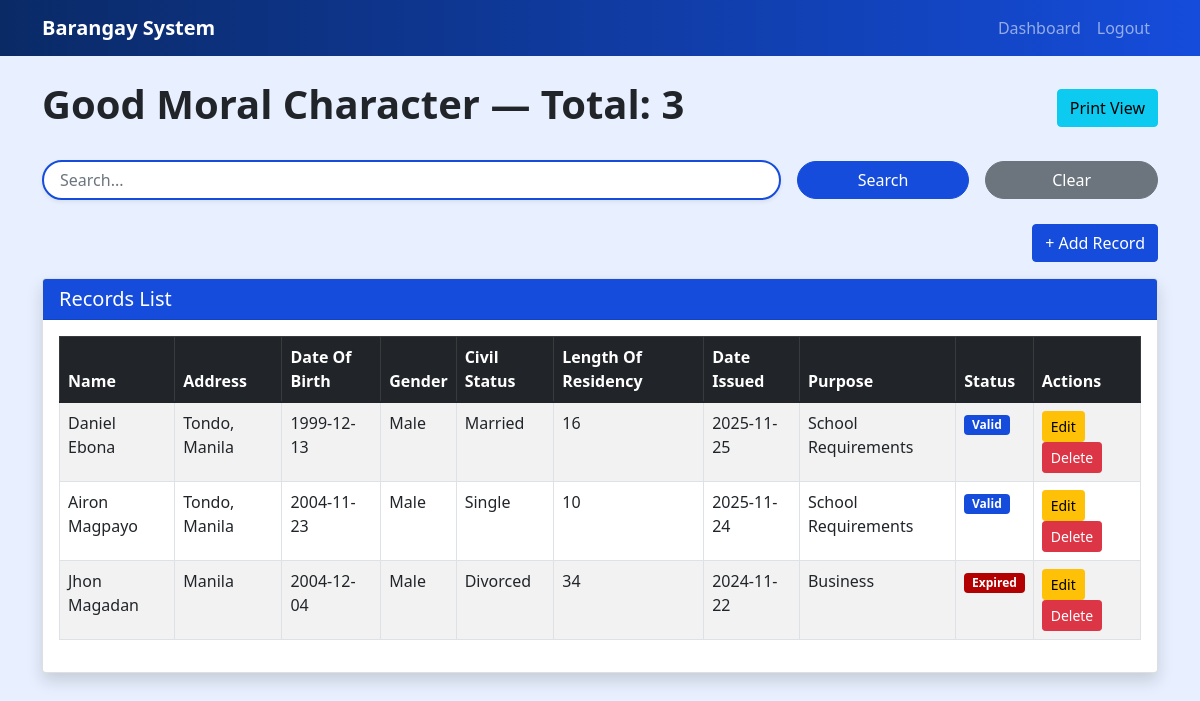
The app's page /goodmoral with its own data.
### models.py (models this page shows)
class GoodMoral(db.Model):
    id = db.Column(db.Integer, primary_key=True)
    name = db.Column(db.String(200), nullable=False)
    address = db.Column(db.String(300))
    date_of_birth = db.Column(db.Date)
    gender = db.Column(db.String(20))
    civil_status = db.Column(db.String(50))
    length_of_residency = db.Column(db.Integer)
    purpose = db.Column(db.String(300))
    status = db.Column(db.String(50))
    date_issued = db.Column(db.Date)

### app.py (the view, shortened to what this page needs)
        def view_func():
            q = request.args.get("q", "").strip()
            month = request.args.get("month", "")
            year = request.args.get("year", "")
            qry = Model.query
            if q:
                like = f"%{q}%"
                text_cols = [getattr(Model, c.name) for c in Model.__table__.columns if hasattr(c.type,"length") or c.type.__class__.__name__.lower() in ("text","varchar","string")]
                if text_cols:
                    qry = qry.filter(or_(*[col.ilike(like) for col in text_cols]))
            if month and year and "date_issued" in Model.__table__.columns.keys():
                qry = qry.filter(
                    db.func.strftime("%m", Model.date_issued) == f"{int(month):02d}",
                    db.func.strftime("%Y", Model.date_issued) == year
                )
            records_orm = qry.order_by(Model.id.desc()).all()
            today = datetime.utcnow().date()
            for r in records_orm:
                if hasattr(r,"date_issued") and r.date_issued:
                    months = 12 if "business" in (getattr(r,"purpose","") or "").lower() else 6
                    expiry = r.date_issued + timedelta(days=30*months)
                    if hasattr(r,"status"):
                        r.status = "Expired" if today>expiry else "Valid"
            records = [row_to_dict(r, Model) for r in records_orm]
            headers = model_headers(Model)
            fields = make_fields_from_model(Model)
            return render_template(template, title=title, records=records, q=q, month=month, year=year, route_name=prefix, headers=headers, fields=fields)

### app.py (called while the page is built)
def column_is_date(col):
    return "DATE" in str(col.type).upper() or col.type.__class__.__name__.lower().startswith("date")

def column_is_numeric(col):
    return col.type.__class__.__name__.lower() in ("integer", "bigint", "smallint", "numeric", "float", "decimal")

def model_columns(Model):
    return [c for c in Model.__table__.columns]

def model_headers(Model):
    return [c.name for c in model_columns(Model)]

def row_to_dict(row, Model):
    out = {}
    for c in model_columns(Model):
        val = getattr(row, c.name)
        if isinstance(val, datetime):
            out[c.name] = val.date().isoformat()
        elif hasattr(val, "isoformat") and column_is_date(c) and val is not None:
            try:
                out[c.name] = val.isoformat()
            except:
                out[c.name] = str(val)
        else:
            out[c.name] = val
    return out

### templates/good_moral.html (shortened to what this page needs)
{% extends 'record_template.html' %}

### templates/record_template.html (shortened to what this page needs)
<!DOCTYPE html>
<html lang="en">
<head>
    <link href="https://cdn.jsdelivr.net/npm/bootstrap@5.1.3/dist/css/bootstrap.min.css" rel="stylesheet">
</head>
<body>
<nav class="navbar navbar-expand-lg navbar-dark">
    <div class="container">
        <a class="navbar-brand fw-bold" href="{{ url_for('index') }}">Barangay System</a>
        <div class="navbar-nav ms-auto">
            <a class="nav-link" href="{{ url_for('index') }}">Dashboard</a>
            <a class="nav-link" href="{{ url_for('auth.logout') }}">Logout</a>
        </div>
    </div>
</nav>
<div class="container mt-4">
    <div class="d-flex justify-content-between align-items-center mb-4">
        <h1 class="fw-bold text-center text-dark">{{ title }} — Total: {{ records|length }}</h1>
        <div>
            <a href="{{ url_for('print_view', rtype=route_name) }}" class="btn btn-info">Print View</a>
        </div>
    </div>
    <div class="mb-4">
    <form method="GET">
        <div class="row g-3 align-items-center">
            <div class="col-md-8">
                <input type="text" name="q" value="{{ q }}" class="form-control rounded-pill shadow-sm px-3"
                       style="border: 2px solid #154cdb;" placeholder="Search...">
            </div>
            <div class="col-md-2">
                <button class="btn btn-primary w-100 rounded-pill">Search</button>
            </div>
            <div class="col-md-2">
                <a href="{{ url_for('view_' + route_name) }}" class="btn btn-secondary w-100 rounded-pill">Clear</a>
            </div>
        </div>
    </form>
</div>
<div class="text-end mb-3">
        <button class="btn btn-primary" id="toggleAddForm">+ Add Record</button>
    </div>
    <div class="card shadow">
        <div class="card-header"><h5 class="mb-0">Records List</h5></div>
        <div class="card-body">
            {% if records %}
            <div class="table-responsive">
                <table class="table table-bordered table-striped">
                    <thead class="table-dark">
                    <tr>
                        {% for f in fields %}
                            <th>{{ f.name.replace('_',' ')|title }}</th>
                        {% endfor %}
                        {% if 'status' in headers %}
                            <th>Status</th>
                        {% endif %}
                        <th>Actions</th>
                    </tr>
                    </thead>
                    <tbody>
                    {% for r in records %}
                        <tr>
                            {% for f in fields %}
                                <td>{{ r[f.name] }}</td>
                            {% endfor %}
                            {% if 'status' in headers %}
                                <td>
                                    {% if r.status %}
                                        <span class="badge bg-{{ 'danger' if r.status=='Expired' else 'success' }}">{{ r.status }}</span>
                                    {% else %} — {% endif %}
                                </td>
                            {% endif %}
                            <td>
                                <a href="{{ url_for('edit_record', rtype=route_name, id=r['id']) }}"
                                   class="btn btn-sm btn-warning">Edit</a>
                                <form action="{{ url_for('delete_record', rtype=route_name, id=r['id']) }}"
                                      method="POST" style="display:inline;">
                                    <button class="btn btn-sm btn-danger" onclick="return confirm('Delete record?')">Delete</button>
                                </form>
                            </td>
                        </tr>
                    {% endfor %}
                    </tbody>
                </table>
            </div>
            {% else %}
                <div class="alert alert-info">No records found.</div>
            {% endif %}
        </div>
    </div>
</div>
</body>
</html>

### templates/record_template.html (style rules this page uses)
body { background-color: #e8f0ff; }
.navbar { background: linear-gradient(90deg, #0a2a66, #154cdb); }
.btn-primary { background-color: #154cdb; border-color: #154cdb; }
.card-header { background: #154cdb; color: white; }
.table-dark { background: #0a2a66 !important; }
.badge.bg-success { background-color: #154cdb !important; }
.badge.bg-danger { background-color: #b30000 !important; }

### records on screen
GoodMoral: name "Daniel Ebona" "Tondo, Manila" "1999-12-13" "Male" "Married" "16" "2025-11-25" "School Requirements", status "Valid"
GoodMoral: name "Airon Magpayo" "Tondo, Manila" "2004-11-23" "Male" "Single" "10" "2025-11-24" "School Requirements", status "Valid"
GoodMoral: name "Jhon Magadan" "Manila" "2004-12-04" "Male" "Divorced" "34" "2024-11-22" "Business", status "Expired"

### other values on screen
{{ title }} "Good Moral Character"
{{ records|length }} "3"
{{ f.name.replace('_',' ')|title }} "Name" "Address" "Date Of Birth" "Gender" "Civil Status" "Length Of Residency" "Date Issued" "Purpose"
